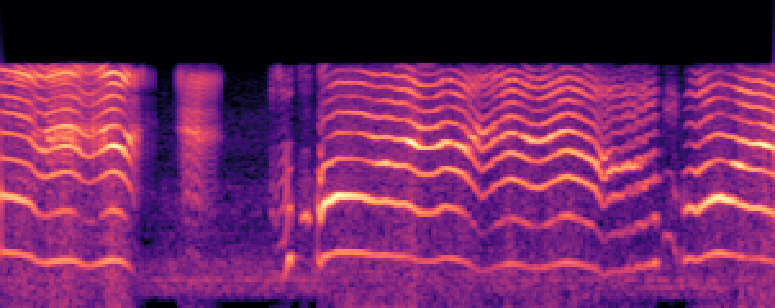
#> input picture BCS/spectrograms/belly pain/359c.png, 775 x 308 px; its folder holds 3 pictures in this run
$ python preprocessing.py
#> lines starting #> are read from the running program, lines starting #| are printed output that depends on the picture; after the words box and inside, x2 and y2 are one past the last pixel; in counts of white or black regions, pixels touching at a corner belong together
import os
import cv2
import random
import librosa
import librosa.display
import numpy as np
import matplotlib.pyplot as plt
from sklearn.model_selection import train_test_split

# --- CONFIGURATIONS ---
INPUT_BASE_DIR = 'BCS'
CATEGORIES = ['belly pain', 'burping', 'cold_hot', 'discomfort', 'hungry', 'laugh', 'noise', 'silence', 'tired']
SPECTROGRAMS_DIR = 'BCS/spectrograms'
FILTERED_SPECTROGRAMS_DIR = 'BCS/spectrograms_filtered'


# [113 lines left out: functions augment_audio, generate_spectrograms, generate_filtered_spectrograms, not called in this run]


def spec_augment_image(img, max_mask_pct=0.1, num_masks=2):
    """Applies SpecAugment (masking time/frequency bands) on an image."""
    aug = img.copy()
    h, w, _ = aug.shape
    for _ in range(num_masks):
        if random.random() < 0.5:
            # vertical (time) mask
            t = random.randint(1, int(w * max_mask_pct))
            t0 = random.randint(0, w - t)
            aug[:, t0:t0 + t, :] = 0
        else:
            # horizontal (frequency) mask
            f = random.randint(1, int(h * max_mask_pct))
            f0 = random.randint(0, h - f)
            aug[f0:f0 + f, :, :] = 0
    return aug


def prepare_dataset():
    """Loads images, applies spec augmentation, balances distributions, normalizes, and splits."""
    print("\n--- Preparing Train/Test Dataset ---")
    X = []
    y = []

    print("Loading spectrogram images with SpecAugment...")
    for idx, category in enumerate(CATEGORIES):
        category_path = os.path.join(SPECTROGRAMS_DIR, category)

        if not os.path.exists(category_path):
            print(f"Warning: Directory '{category_path}' does not exist")
            continue

        image_files = [f for f in os.listdir(category_path) if f.endswith('.png')]
        print(f"Loading {len(image_files)} images from '{category}'...")

        for image_file in image_files:
            image_path = os.path.join(category_path, image_file)
            try:
                img = cv2.imread(image_path)
#> img is the input picture: shape (308, 775, 3); mean B, G, R 95, 36.6, 111.5
                if img is not None:
                    img_resized = cv2.resize(img, (224, 224))
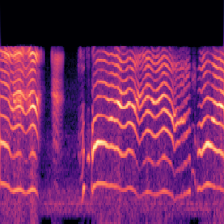
#> img_resized: shape (224, 224, 3); mean B, G, R 95, 36.6, 111.5
                    # add original image
                    X.append(img_resized)
                    y.append(idx)
                    # add spec-augmented version
                    X.append(spec_augment_image(img_resized))
#> after the loop in spec_augment_image, `for _ in range(num_masks):`:
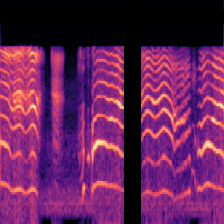
#> aug: shape (224, 224, 3); 13.36% of pixels changed, all inside (x1, y1, x2, y2) = (0, 0, 224, 224)
                    y.append(idx)
            except Exception as e:
                print(f"Error loading {image_file}: {str(e)}")
#> pass 2 of the loop in prepare_dataset, `for idx, category in enumerate(CATEGORIES):`:
#> image_files = ['466c.png']
#> (printed output is left out)
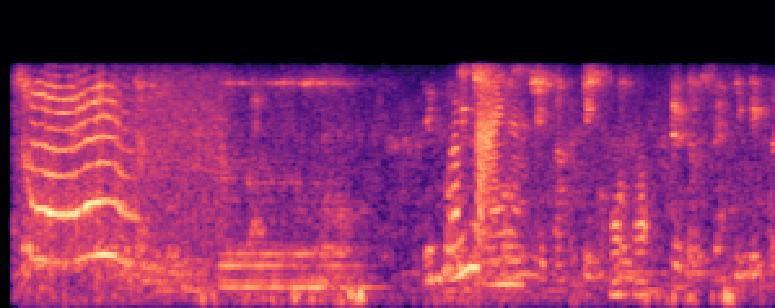
#> input picture BCS/spectrograms/burping/466c.png, 775 x 308 px
#> in prepare_dataset, img is the input picture: shape (308, 775, 3); mean B, G, R 93.8, 44.7, 133.8
#> in prepare_dataset, `img_resized = cv2.resize(img, (224, 224))`:
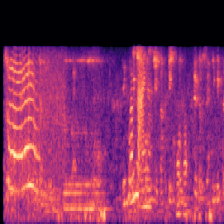
#> img_resized: shape (224, 224, 3); mean B, G, R 93.7, 44.6, 133.6
#> after the loop in spec_augment_image (call 4), `for _ in range(num_masks):`:
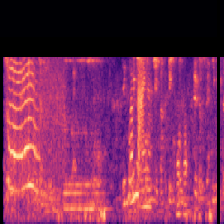
#> aug: shape (224, 224, 3); 10.15% of pixels changed, all inside (x1, y1, x2, y2) = (0, 0, 224, 224)

    X = np.array(X)
    y = np.array(y)

    # Class Balancing
    print(f"\nBalancing dataset...")
    class_counts = {idx: np.sum(y == idx) for idx in range(len(CATEGORIES))}
    min_samples = min(class_counts.values()) if class_counts else 0

    X_balanced = []
    y_balanced = []

    for idx in range(len(CATEGORIES)):
        class_indices = np.where(y == idx)[0]
        np.random.seed(42)
        selected_indices = np.random.choice(class_indices, min_samples, replace=False)
        for i in selected_indices:
            X_balanced.append(X[i])
            y_balanced.append(y[i])

    X = np.array(X_balanced)
    y = np.array(y_balanced)

    print(f"\nDataset balanced!")
    print(f"Total samples: {len(X)}")
    print(f"Samples per class: {min_samples}")

    # Normalizing
    print(f"\nNormalizing pixel values...")
    X = X.astype('float32') / 255.0

    # Train / Test Split
    print(f"\nSplitting into train and test sets...")
#> (the run stopped early here; a loop or call above may not have finished)
